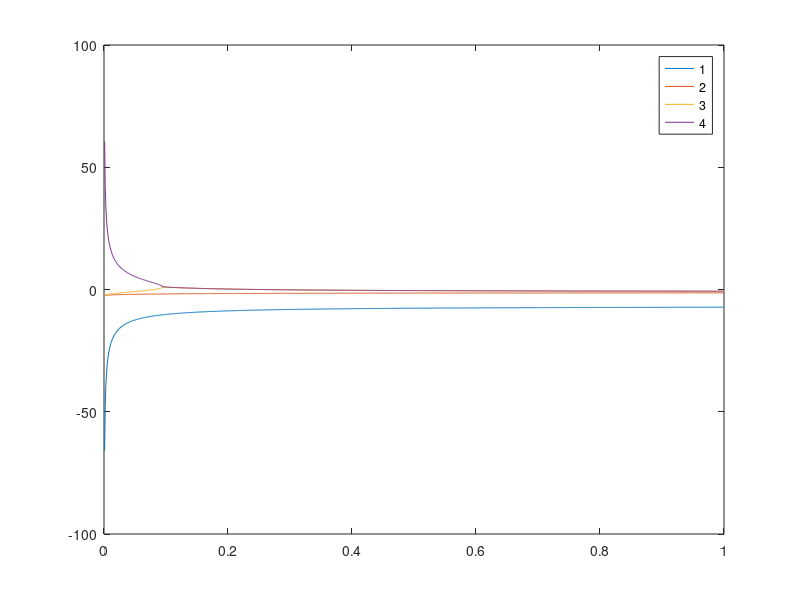

The MATLAB source for this figure:
clc;
clear;
close all;
%%%%%%%%%%
% p = 0.001: 0.001: 0.999;
% y = (p) .* exp(p);
% plot(p, y);
%%%%%%%%%%
x = 0.001: 0.001: 0.999;
s1 = -1;
s2 = -1;
y1 = -1 * sqrt(1 ./ x + 9 / 4) + -1 * sqrt(-1 * (-4 ./ x - 9) / (4 * sqrt(1 ./ x + 9 / 4)) + 1 ./ x - 3 / 2) - 0.5 - 2;
plot(x, y1);

hold on;

y2 = -1 * sqrt(1 ./ x + 9 / 4) + 1 * sqrt(-1 * (-4 ./ x - 9) / (4 * sqrt(1 ./ x + 9 / 4)) + 1 ./ x - 3 / 2) - 0.5 - 2;
plot(x, y2);
y3 = 1 * sqrt(1 ./ x + 9 / 4) + -1 * sqrt(1 * (-4 ./ x - 9) / (4 * sqrt(1 ./ x + 9 / 4)) + 1 ./ x - 3 / 2) - 0.5 - 2;
plot(x, y3);
y4 = 1 * sqrt(1 ./ x + 9 / 4) + 1 * sqrt(1 * (-4 ./ x - 9) / (4 * sqrt(1 ./ x + 9 / 4)) + 1 ./ x - 3 / 2) - 0.5 - 2;
plot(x, y4);

hold off;

legend({'1', '2', '3', '4'}, 'Location', 'northeast');